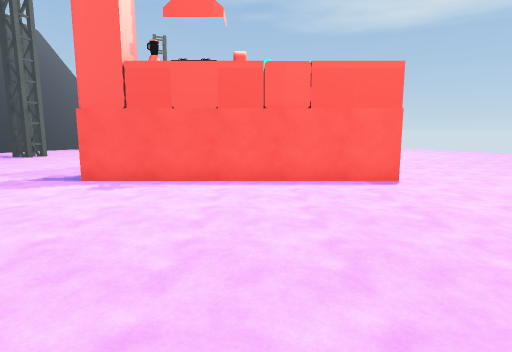
view 1 (above)

16 first-person views from a walk through a 3-D level made in the Unity game engine. The camera is 1.5 m above the floor, tilts 8° down and sees 80° across. The floor is counted in squares, 1 m on a side. Each view is taken from the middle of a square. On the plan, view 1 faces up. The plan holds only what a view shows up to about 15 squares ahead; the rest is blank. The place goes on beyond the plan.

view 2
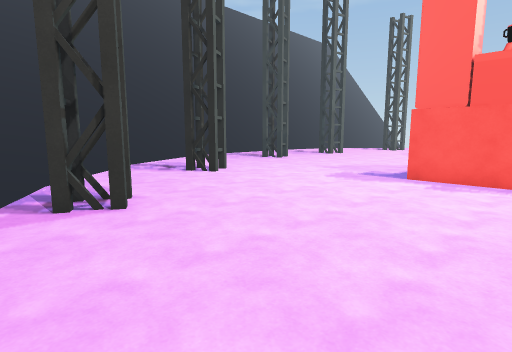

view 3
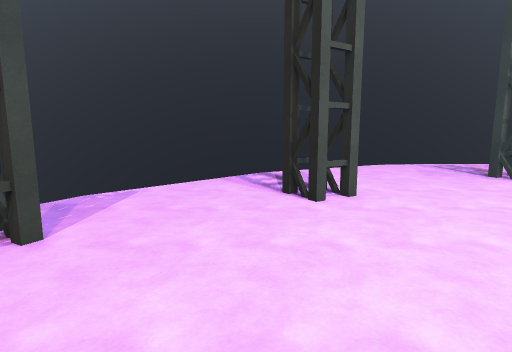

view 4
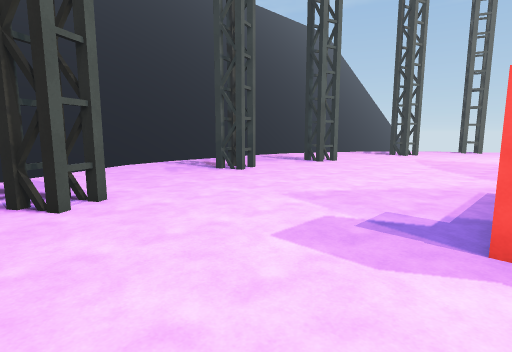

view 5
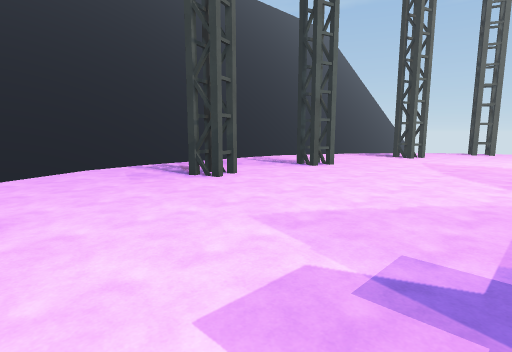

view 6
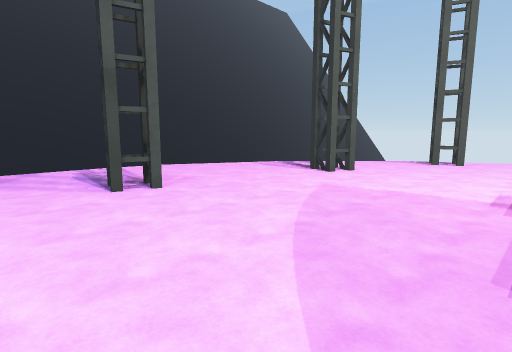

view 7
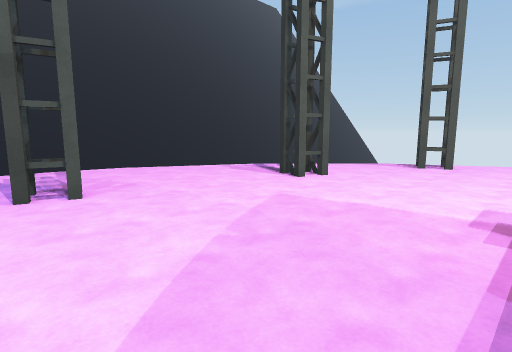

view 8
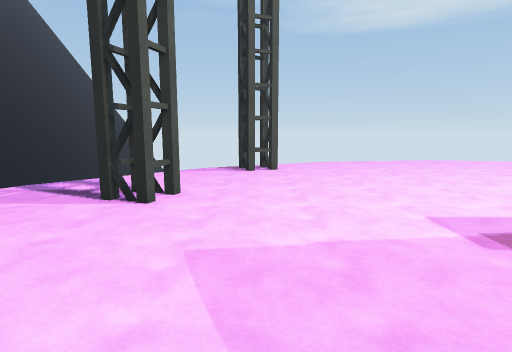

view 9
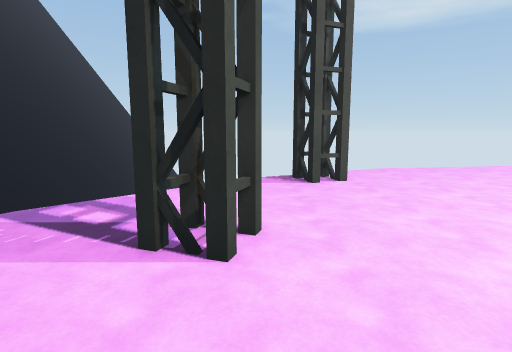

view 10
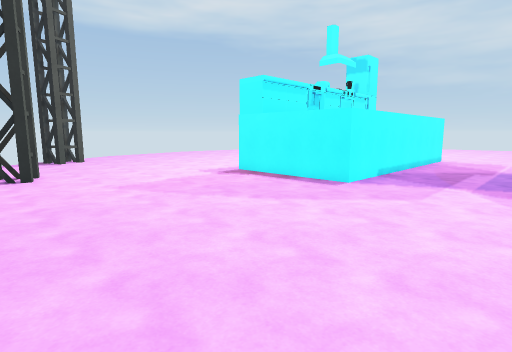

view 11
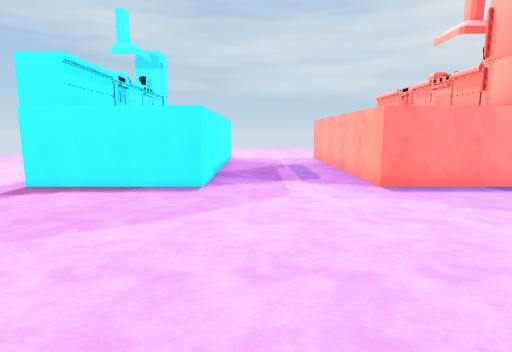

view 12
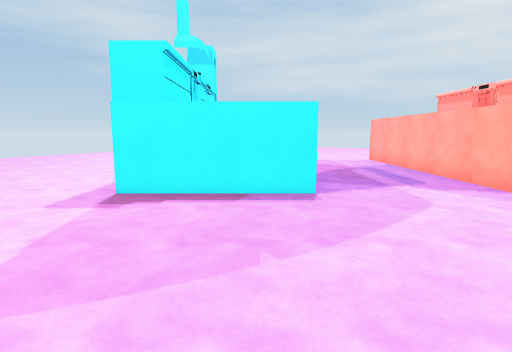

view 13
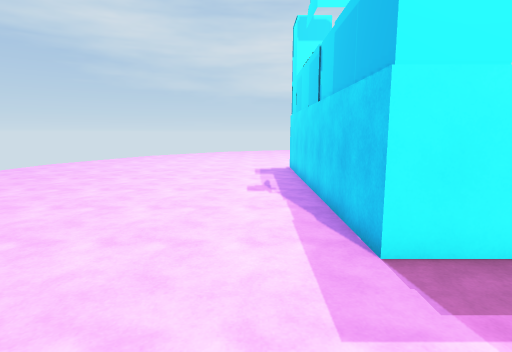

view 14
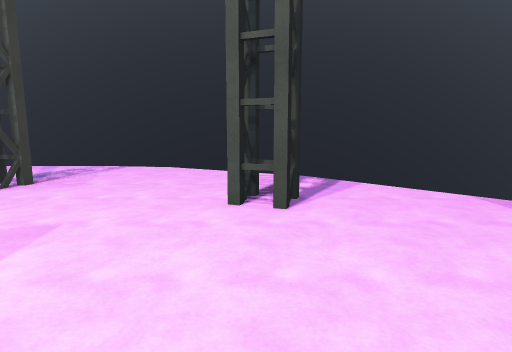

view 15
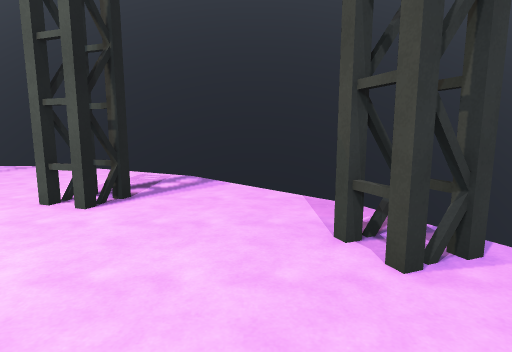

view 16
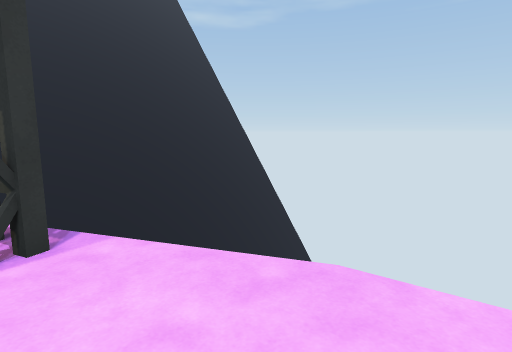

### Floor plan
Key: @ floor where view 1 was taken; # wall or solid block; x gap in a wall; . floor; = window, fence, low wall or low ledge; v drop or lower ground; O other object.
Columns run from 21 left of view 1 to 5 right of it. Each row starts with its distance up from view 1.
 39 #=vvv
 38 #=vv
 37 #=vv                v
 36 #=vv         vvv.....   ..v
 35 #=vv        v..............
 34 #=v       vx...............
 33 #=v     v..#...............
 32 #=v    v...................
 31 #=v   v....................
 30 #=v  v.....................
 29 #=  v......................
 28 #=  v...##.................
 27 #=  ....##.................
 26 #= v.......................
 25 #= ........................
 24 #=v.............#OO#######
 23 #=..............#
 22 #=..............#
 21 #=..............#
 20 #=....##........#########
 19 #=....##.................
 18 #=........................
 17 #=........................
 16 #=.  ...................
 15 #=..  ..................
 14 #=....#.........########
 13 #=..............#
 12 #=..............#
 11 #=..............#
 10 #=v.............#######OO#.
  9 #=v........................
  8 #= v.......................
  7 #=  ....##.................
  6 #=  v...##.................
  5  =   ......................
  4  =   v....................
  3 #=v    ..................
  2 #=v    v................
  1 #=v     v...#.......
  0 #=v       v........  @
 -1  =v          ..... .
 -2  =v
 -3  =v
 -4  =v
 -5  =v

Where each view was taken, in squares from view 1:
view 1: 0 up, 0 right, facing up
view 2: 1 down, 2 left, facing up-left
view 3: 5 up, 5 left, facing left
view 4: 5 up, 5 left, facing up-left
view 5: 7 up, 6 left, facing up-left
view 6: 16 up, 6 left, facing up-left
view 7: 18 up, 6 left, facing up-left
view 8: 20 up, 10 left, facing up
view 9: 23 up, 12 left, facing up
view 10: 15 up, 14 left, facing up-right
view 11: 18 up, 14 left, facing right
view 12: 21 up, 13 left, facing right
view 13: 26 up, 9 left, facing right
view 14: 27 up, 6 left, facing left
view 15: 31 up, 6 left, facing left
view 16: 33 up, 5 left, facing up-left
